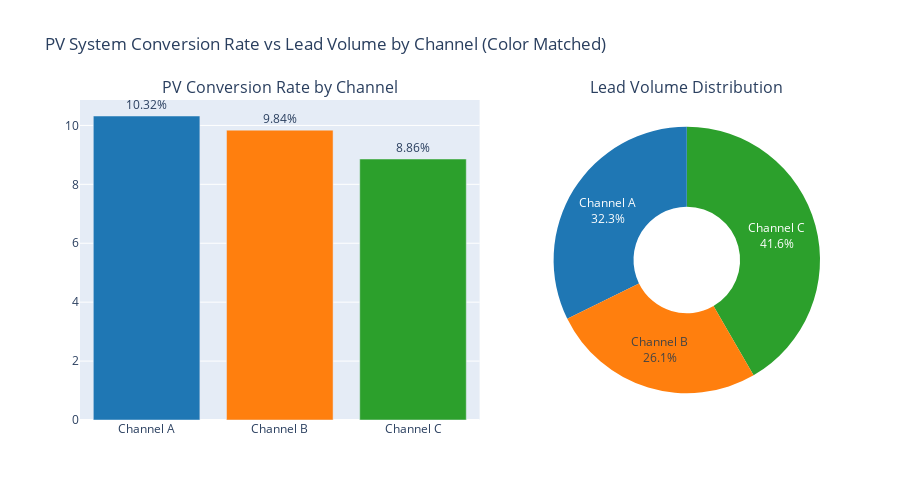

This figure's notebook cell:
### Code cell
from plotly.subplots import make_subplots



# Prepare data
total_leads = df.drop_duplicates(subset=["lead_id"]).groupby("marketing_channel")["lead_id"].count()
pv_sales = df[df["sales_funnel_steps"] == "PV System Sold"].drop_duplicates(subset=["lead_id"])
pv_sales_counts = pv_sales.groupby("marketing_channel")["lead_id"].count()

# Combine and align channels
channels = sorted(set(total_leads.index).union(set(pv_sales_counts.index)))
conversion_final = pd.DataFrame({
    "marketing_channel": channels,
    "total_leads": [total_leads.get(c, 0) for c in channels],
    "pv_system_sales": [pv_sales_counts.get(c, 0) for c in channels]
})
conversion_final["pv_conversion_rate_%"] = round(
    conversion_final["pv_system_sales"] / conversion_final["total_leads"] * 100, 2
)

# Color mapping
channel_colors = {
    "Channel A": "#1f77b4",  # blue
    "Channel B": "#ff7f0e",  # orange
    "Channel C": "#2ca02c",  # green
}
conversion_final["color"] = conversion_final["marketing_channel"].map(channel_colors)

# Build subplot layout
fig = make_subplots(
    rows=1, cols=2,
    column_widths=[0.6, 0.4],
    subplot_titles=("PV Conversion Rate by Channel", "Lead Volume Distribution"),
    specs=[[{"type": "bar"}, {"type": "pie"}]]
)

# Bar chart
fig.add_trace(go.Bar(
    x=conversion_final["marketing_channel"],
    y=conversion_final["pv_conversion_rate_%"],
    name="Conversion Rate",
    marker_color=conversion_final["color"],
    text=conversion_final["pv_conversion_rate_%"].astype(str) + "%",
    textposition="outside"
), row=1, col=1)

# Pie chart
fig.add_trace(go.Pie(
    labels=conversion_final["marketing_channel"],
    values=conversion_final["total_leads"],
    name="Total Leads",
    textinfo="label+percent",
    marker=dict(colors=[channel_colors.get(c, "#ccc") for c in conversion_final["marketing_channel"]]),
    hole=0.4
), row=1, col=2)

# Final layout
fig.update_layout(
    title_text="PV System Conversion Rate vs Lead Volume by Channel (Color Matched)",
    showlegend=False,
    height=500
)

fig.show()

### Figure 1 — Plotly figure (JSON) as saved in the notebook; plotly's stock layout.template omitted (floating-point values rounded to 4 significant figures)
{"data": [{"marker": {"color": ["#1f77b4", "#ff7f0e", "#2ca02c"]}, "name": "Conversion Rate", "text": ["10.32%", "9.84%", "8.86%"], "textposition": "outside", "type": "bar", "x": ["Channel A", "Channel B", "Channel C"], "xaxis": "x", "y": [10.32, 9.84, 8.86], "yaxis": "y"}, {"domain": {"x": [0.64, 1], "y": [0, 1]}, "hole": 0.4, "labels": ["Channel A", "Channel B", "Channel C"], "marker": {"colors": ["#1f77b4", "#ff7f0e", "#2ca02c"]}, "name": "Total Leads", "textinfo": "label+percent", "type": "pie", "values": [18453, 14910, 23805]}], "layout": {"annotations": [{"font": {"size": 16}, "showarrow": false, "text": "PV Conversion Rate by Channel", "x": 0.27, "xanchor": "center", "xref": "paper", "y": 1, "yanchor": "bottom", "yref": "paper"}, {"font": {"size": 16}, "showarrow": false, "text": "Lead Volume Distribution", "x": 0.82, "xanchor": "center", "xref": "paper", "y": 1, "yanchor": "bottom", "yref": "paper"}], "height": 500, "showlegend": false, "title": {"text": "PV System Conversion Rate vs Lead Volume by Channel (Color Matched)"}, "xaxis": {"anchor": "y", "domain": [0, 0.54]}, "yaxis": {"anchor": "x", "domain": [0, 1]}}}
